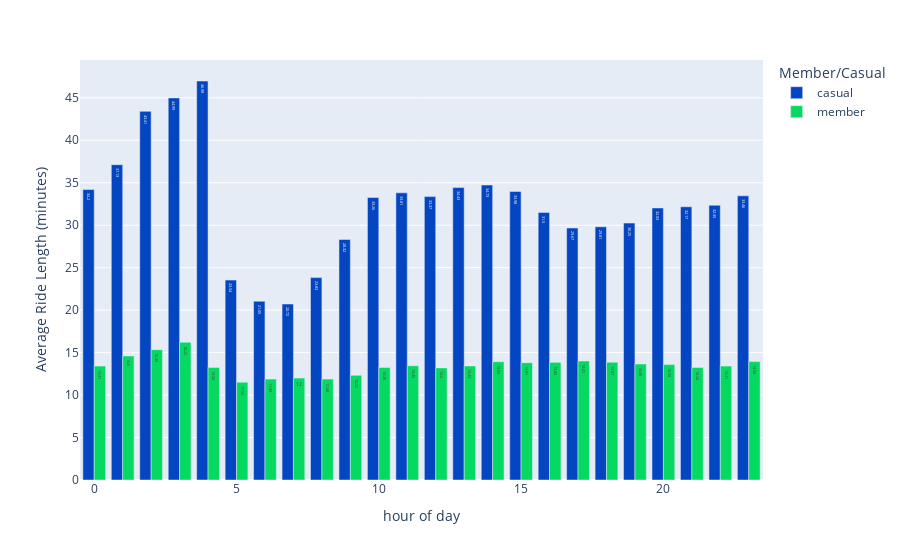

Notebook code cell kept with this figure:
### Code cell
fig_7 = round(df.groupby(['hour', 'member_casual'], as_index=False).mean(),2)

px.bar(fig_7, x = 'hour', y = 'ride_length',
        color = 'member_casual',
        barmode='group',
        text = 'ride_length', 
        labels = {'ride_length': 'Average Ride Length (minutes)', 'member_casual': 'Member/Casual', 'hour': 'hour of day'},
        hover_name = 'member_casual', hover_data = {'member_casual': False, 'ride_length': True}, 
        color_discrete_map = {'casual': '#0446c2', 'member': '#05d961'})

### Figure 1 — Plotly figure (JSON) as saved in the notebook; plotly's stock layout.template omitted (floating-point values rounded to 4 significant figures)
{"data": [{"alignmentgroup": "True", "customdata": [["casual"], ["casual"], ["casual"], ["casual"], ["casual"], ["casual"], ["casual"], ["casual"], ["casual"], ["casual"], ["casual"], ["casual"], ["casual"], ["casual"], ["casual"], ["casual"], ["casual"], ["casual"], ["casual"], ["casual"], ["casual"], ["casual"], ["casual"], ["casual"]], "hovertemplate": "<b>%{hovertext}</b><br><br>hour of day=%{x}<br>Average Ride Length (minutes)=%{text}<extra></extra>", "hovertext": ["casual", "casual", "casual", "casual", "casual", "casual", "casual", "casual", "casual", "casual", "casual", "casual", "casual", "casual", "casual", "casual", "casual", "casual", "casual", "casual", "casual", "casual", "casual", "casual"], "legendgroup": "casual", "marker": {"color": "#0446c2", "pattern": {"shape": ""}}, "name": "casual", "offsetgroup": "casual", "orientation": "v", "showlegend": true, "text": [34.2, 37.13, 43.41, 44.99, 46.98, 23.54, 21.05, 20.72, 23.83, 28.32, 33.26, 33.81, 33.37, 34.43, 34.73, 33.98, 31.5, 29.67, 29.81, 30.25, 32.03, 32.17, 32.35, 33.46], "textposition": "auto", "type": "bar", "x": [0, 1, 2, 3, 4, 5, 6, 7, 8, 9, 10, 11, 12, 13, 14, 15, 16, 17, 18, 19, 20, 21, 22, 23], "xaxis": "x", "y": [34.2, 37.13, 43.41, 44.99, 46.98, 23.54, 21.05, 20.72, 23.83, 28.32, 33.26, 33.81, 33.37, 34.43, 34.73, 33.98, 31.5, 29.67, 29.81, 30.25, 32.03, 32.17, 32.35, 33.46], "yaxis": "y"}, {"alignmentgroup": "True", "customdata": [["member"], ["member"], ["member"], ["member"], ["member"], ["member"], ["member"], ["member"], ["member"], ["member"], ["member"], ["member"], ["member"], ["member"], ["member"], ["member"], ["member"], ["member"], ["member"], ["member"], ["member"], ["member"], ["member"], ["member"]], "hovertemplate": "<b>%{hovertext}</b><br><br>hour of day=%{x}<br>Average Ride Length (minutes)=%{text}<extra></extra>", "hovertext": ["member", "member", "member", "member", "member", "member", "member", "member", "member", "member", "member", "member", "member", "member", "member", "member", "member", "member", "member", "member", "member", "member", "member", "member"], "legendgroup": "member", "marker": {"color": "#05d961", "pattern": {"shape": ""}}, "name": "member", "offsetgroup": "member", "orientation": "v", "showlegend": true, "text": [13.41, 14.6, 15.35, 16.22, 13.26, 11.52, 11.88, 12.0, 11.88, 12.32, 13.26, 13.45, 13.2, 13.43, 13.93, 13.81, 13.85, 14.01, 13.87, 13.66, 13.59, 13.24, 13.41, 13.94], "textposition": "auto", "type": "bar", "x": [0, 1, 2, 3, 4, 5, 6, 7, 8, 9, 10, 11, 12, 13, 14, 15, 16, 17, 18, 19, 20, 21, 22, 23], "xaxis": "x", "y": [13.41, 14.6, 15.35, 16.22, 13.26, 11.52, 11.88, 12.0, 11.88, 12.32, 13.26, 13.45, 13.2, 13.43, 13.93, 13.81, 13.85, 14.01, 13.87, 13.66, 13.59, 13.24, 13.41, 13.94], "yaxis": "y"}], "layout": {"barmode": "group", "legend": {"title": {"text": "Member/Casual"}, "tracegroupgap": 0}, "margin": {"t": 60}, "xaxis": {"anchor": "y", "domain": [0.0, 1.0], "title": {"text": "hour of day"}}, "yaxis": {"anchor": "x", "domain": [0.0, 1.0], "title": {"text": "Average Ride Length (minutes)"}}}}
